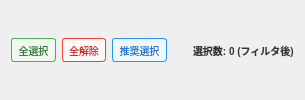
                      <widget class="QFrame" name="frameModelControls">
                       <property name="frameShape">
                        <enum>QFrame::Shape::NoFrame</enum>
                       </property>
                       <layout class="QHBoxLayout" name="horizontalLayout_modelControls">
                        <property name="spacing">
                         <number>6</number>
                        </property>
                        <item>
                         <widget class="QPushButton" name="pushButtonSelectAllModels">
                          <property name="maximumSize">
                           <size>
                            <width>55</width>
                            <height>24</height>
                           </size>
                          </property>
                          <property name="styleSheet">
                           <string>QPushButton {
    font-size: 10px;
    padding: 3px 6px;
    border: 1px solid #4CAF50;
    border-radius: 3px;
    background-color: #f0f8f0;
    color: #2E7D32;
}
QPushButton:hover {
    background-color: #e8f5e8;
}
QPushButton:pressed {
    background-color: #4CAF50;
    color: white;
}
</string>
                          </property>
                          <property name="text">
                           <string>全選択</string>
                          </property>
                         </widget>
                        </item>
                        <item>
                         <widget class="QPushButton" name="pushButtonDeselectAllModels">
                          <property name="maximumSize">
                           <size>
                            <width>55</width>
                            <height>24</height>
                           </size>
                          </property>
                          <property name="styleSheet">
                           <string>QPushButton {
    font-size: 10px;
    padding: 3px 6px;
    border: 1px solid #f44336;
    border-radius: 3px;
    background-color: #fff8f8;
    color: #c62828;
}
QPushButton:hover {
    background-color: #ffebee;
}
QPushButton:pressed {
    background-color: #f44336;
    color: white;
}
</string>
                          </property>
                          <property name="text">
                           <string>全解除</string>
                          </property>
                         </widget>
                        </item>
                        <item>
                         <widget class="QPushButton" name="pushButtonRecommendedModels">
                          <property name="maximumSize">
                           <size>
                            <width>65</width>
                            <height>24</height>
                           </size>
                          </property>
                          <property name="toolTip">
                           <string>推奨モデルを自動選択 (GPT-4o + WD Tagger + CLIP Aesthetic)</string>
                          </property>
                          <property name="styleSheet">
                           <string>QPushButton {
    font-size: 10px;
    padding: 3px 6px;
    border: 1px solid #2196F3;
    border-radius: 3px;
    background-color: #f0f8ff;
    color: #1976D2;
}
QPushButton:hover {
    background-color: #e3f2fd;
}
QPushButton:pressed {
    background-color: #2196F3;
    color: white;
}
</string>
                          </property>
                          <property name="text">
                           <string>推奨選択</string>
                          </property>
                         </widget>
                        </item>
                        <item>
                         <spacer name="horizontalSpacerModelControls">
                          <property name="orientation">
                           <enum>Qt::Orientation::Horizontal</enum>
                          </property>
                          <property name="sizeHint" stdset="0">
                           <size>
                            <width>20</width>
                            <height>20</height>
                           </size>
                          </property>
                         </spacer>
                        </item>
                        <item>
                         <widget class="QLabel" name="labelModelSelectedCount">
                          <property name="toolTip">
                           <string>現在のフィルタリング条件で表示されたモデルのうち、選択されている数</string>
                          </property>
                          <property name="styleSheet">
                           <string>color: #333; font-size: 10px; font-weight: bold;</string>
                          </property>
                          <property name="text">
                           <string>選択数: 0 (フィルタ後)</string>
                          </property>
                         </widget>
                        </item>
                       </layout>
                      </widget>
